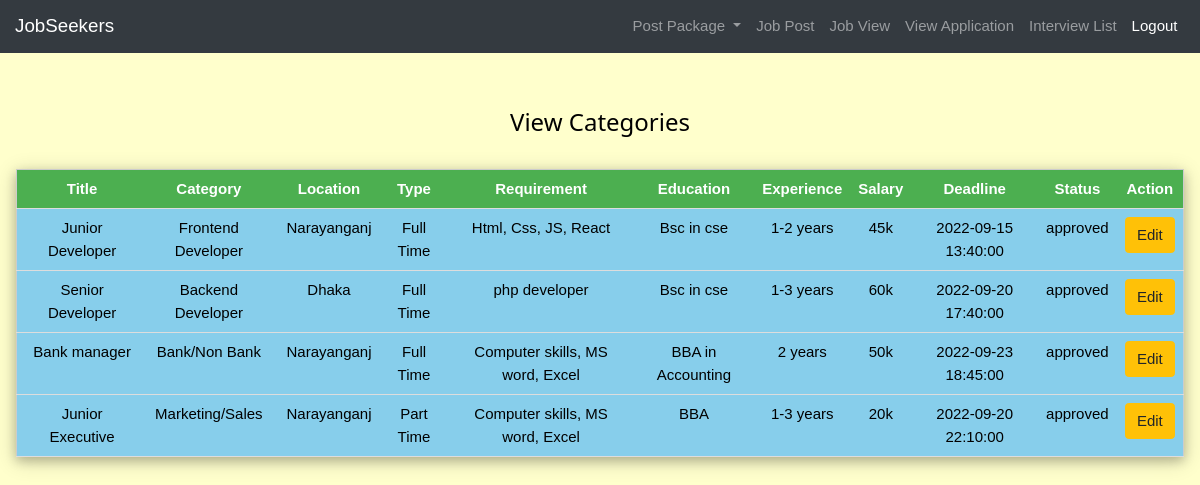
/employer/employer_jobview.php (signed in), run on the app's committed database.
### tables this page shows
CREATE TABLE `jobpost` (
  `id` varchar(255) NOT NULL,
  `title` varchar(255) DEFAULT NULL,
  `companyname` varchar(255) DEFAULT NULL,
  `categoryid` int(11) DEFAULT NULL,
  `location` varchar(255) DEFAULT NULL,
  `type` varchar(255) DEFAULT NULL,
  `requirement` varchar(255) DEFAULT NULL,
  `experience` varchar(255) DEFAULT NULL,
  `salary` int(11) DEFAULT NULL,
  `employerid` varchar(255) DEFAULT NULL,
  `editlimit` int(11) DEFAULT NULL,
  `status` varchar(255) DEFAULT NULL,
  `education` varchar(255) DEFAULT NULL,
  `deadline` datetime DEFAULT NULL
);

CREATE TABLE `category` (
  `id` int(11) NOT NULL,
  `name` varchar(255) DEFAULT NULL,
  `adminid` varchar(255) DEFAULT NULL
);

### employer/employer_jobview.php (the view, shortened to what this page needs)
<?php
require '../database.php';
?>
<!DOCTYPE html>
<html lang="en">
<head>
   <link rel="stylesheet" href="../css/stylesheet.css">
   <link rel="stylesheet" href="../css/bootstrap.min.css">
    <link rel="stylesheet" href="../css/w3.css">
</head>
<body class="w3-pale-yellow">
<?php
     include 'employer_navbar.php';
    $employerid=$_SESSION['employerid'];
    $sql= "SELECT jobpost.id,jobpost.title,jobpost.deadline,jobpost.education, jobpost.location,jobpost.type,jobpost.requirement,jobpost.experience,jobpost.salary,jobpost.status,jobpost.editlimit,category.name
            FROM jobpost INNER JOIN category ON jobpost.categoryid = category.id WHERE employerid='$employerid' ";
    $result=mysqli_query($connection,$sql);
?>
<br><br>
<div class="w3-container">
    <h3 class="w3-center">View Categories</h3>
    <br>
    <table class="w3-table-all w3-card-4 w3-centered">
      <tr class="w3-green">
        <th>Title</th>
        <th>Category</th>
        <th>Location</th>
        <th>Type</th>
        <th>Requirement</th>
        <th>Education</th>
        <th>Experience</th>
        <th>Salary</th>
        <th>Deadline</th>
        <th>Status</th>
        <th>Action</th>
      </tr>
      <?php while ($row = mysqli_fetch_assoc($result))
      {
      ?>
      <tr class="w3-light-blue w3-hover-blue-gray">
        <td> <?php echo $row['title'] ?></td>
        <td> <?php echo $row['name'] ?></td>
        <td> <?php echo $row['location'] ?></td>
        <td> <?php echo $row['type'] ?></td>
        <td> <?php echo $row['requirement'] ?></td>
        <td> <?php echo $row['education'] ?></td>
        <td> <?php echo $row['experience'] ?></td>
        <td> <?php echo $row['salary'] ?>k</td>
        <td> <?php echo $row['deadline'] ?></td>
        <td> <?php echo $row['status'] ?></td>
        <?php if($row['editlimit']==1){ ?>
        <td>
          <a class="btn btn-warning" href="employer_jobpostedit.php?jobpostid=<?php echo $row['id']; ?>& edit=edit">Edit</a>
        </td>
        <?php }else{ ?>
          <td> Already Edited</td>
      </tr>
      <?php
        }
      }
      ?>
    </table>
  </div>
</body>
</html>

### css/stylesheet.css (style rules this page uses)
body, html { height: 100%; margin: 0; font-family: Arial, Helvetica, sans-serif; }
* { box-sizing: border-box; }

### css/w3.css (style rules this page uses)
html { box-sizing:border-box }
*,*:before,*:after { box-sizing:inherit }
html { -ms-text-size-adjust:100%;-webkit-text-size-adjust:100% }
body { margin:0 }
a { background-color:transparent }
html,body { font-family:Verdana,sans-serif;font-size:15px;line-height:1.5 }
html { overflow-x:hidden }
h3 { font-size:24px }
h1,h2,h3,h4,h5,h6 { font-family:"Segoe UI",Arial,sans-serif;font-weight:400;margin:10px 0 }
a { color:inherit }
.w3-table,.w3-table-all { border-collapse:collapse;border-spacing:0;width:100%;display:table }
.w3-table-all { border:1px solid #ccc }
.w3-bordered tr,.w3-table-all tr { border-bottom:1px solid #ddd }
.w3-table-all tr:nth-child(odd) { background-color:#fff }
.w3-table-all tr:nth-child(even) { background-color:#f1f1f1 }
.w3-centered tr th,.w3-centered tr td { text-align:center }
.w3-table td,.w3-table th,.w3-table-all td,.w3-table-all th { padding:8px 8px;display:table-cell;text-align:left;vertical-align:top }
.w3-table th:first-child,.w3-table td:first-child,.w3-table-all th:first-child,.w3-table-all td:first-child { padding-left:16px }
.w3-container:after,.w3-container:before,.w3-panel:after,.w3-panel:before,.w3-row:after,.w3-row:before,.w3-row-padding:after,.w3-row-padding:before, .w3-cell-row:before,.w3-cell-row:after,.w3-clear:after,.w3-clear:before,.w3-bar:before,.w3-bar:after { content:"";display:table;clear:both }
.w3-container,.w3-panel { padding:0.01em 16px }
.w3-card-4,.w3-hover-shadow:hover { box-shadow:0 4px 10px 0 rgba(0,0,0,0.2),0 4px 20px 0 rgba(0,0,0,0.19) }
.w3-center { text-align:center!important }
.w3-light-blue,.w3-hover-light-blue:hover { color:#000!important;background-color:#87CEEB!important }
.w3-green,.w3-hover-green:hover { color:#fff!important;background-color:#4CAF50!important }
.w3-pale-yellow,.w3-hover-pale-yellow:hover { color:#000!important;background-color:#ffffcc!important }

### data on the page
jobpost: title "Junior Developer", categoryid.name "Frontend Developer", location "Narayanganj", type "Full Time", requirement "Html, Css, JS, React", education "Bsc in cse", experience "1-2 years", salary "45", deadline "2022-09-15 13:40:00", status "approved"
jobpost: title "Senior Developer", categoryid.name "Backend Developer", location "Dhaka", type "Full Time", requirement "php developer", education "Bsc in cse", experience "1-3 years", salary "60", deadline "2022-09-20 17:40:00", status "approved"
jobpost: title "Bank manager", categoryid.name "Bank/Non Bank", location "Narayanganj", type "Full Time", requirement "Computer skills, MS word, Excel", education "BBA in Accounting", experience "2 years", salary "50", deadline "2022-09-23 18:45:00", status "approved"
jobpost: title "Junior Executive", categoryid.name "Marketing/Sales", location "Narayanganj", type "Part Time", requirement "Computer skills, MS word, Excel", education "BBA", experience "1-3 years", salary "20", deadline "2022-09-20 22:10:00", status "approved"
